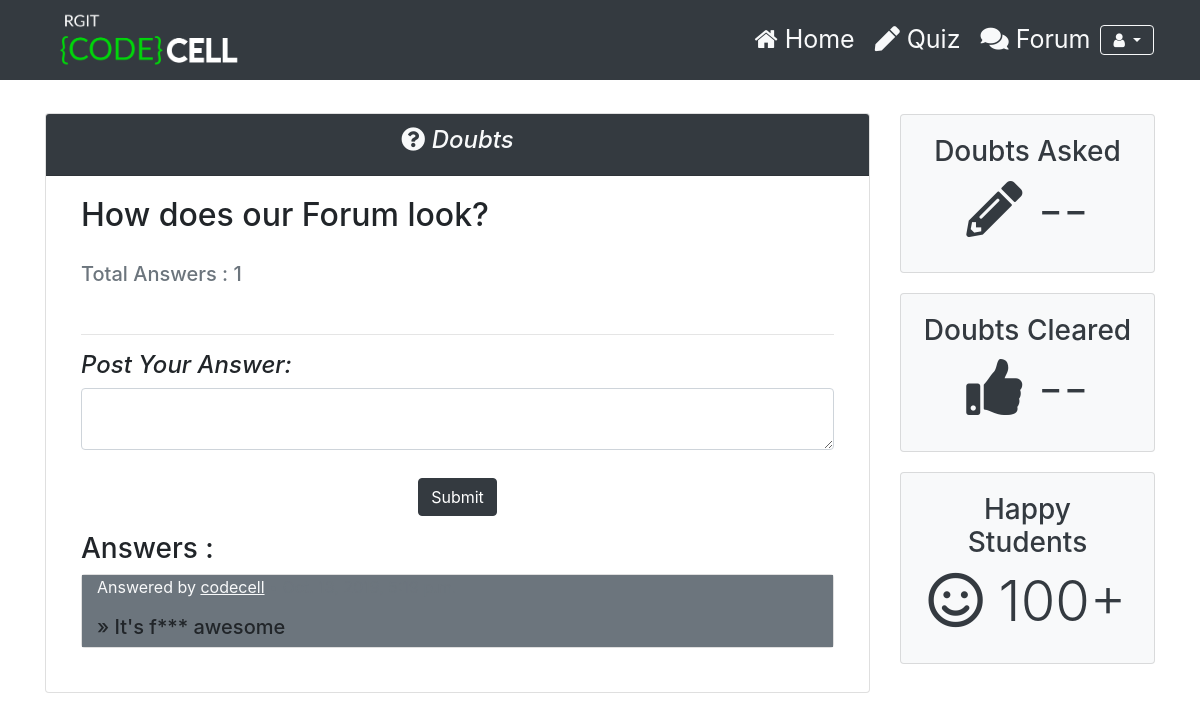
/forum/1/, run on the app's committed database.
### Forum/models.py (models this page shows)
class Forum_question(models.Model):
    question = models.CharField(max_length = 200, verbose_name = "Question Text", unique = True, blank = False, null = False)
    description = models.CharField(max_length = 500, verbose_name = "Question Description", unique = False, blank = True)
    topic = models.ManyToManyField(Topic, verbose_name = "Topic")
    user = models.ForeignKey(User, on_delete = models.CASCADE, verbose_name = "Question Author")
    asked_on = models.DateTimeField(auto_now_add = True, verbose_name = "Asked on ")
    views = models.IntegerField(verbose_name = "Views", default = 0, blank = False, null = False)
    upvotes = models.IntegerField(verbose_name = "Upvotes", default = 0, blank = False, null = False)
    class meta:
        verbose_name = "Question"
        verbose_name_plural = "Questions"
    def __str__(self):
        return self.question
    def count_answers(self):
        return Forum_answer.objects.all().filter(question = self).count()

class Forum_answer(models.Model):
    answer = models.CharField(max_length = 10000, verbose_name = "Answer", blank = False, null = False)
    question = models.ForeignKey(Forum_question, on_delete = models.CASCADE, verbose_name = "Question")
    user = models.ForeignKey(User, on_delete = models.CASCADE, verbose_name = "Author")
    answered_on = models.DateTimeField(auto_now_add = True, verbose_name = "Answered on ")
    views = models.IntegerField(verbose_name = "Views", default = 0, blank = False, null = False)
    upvotes = models.IntegerField(verbose_name = "Upvotes", default = 0, blank = False, null = False)
    def __str__(self):
        return self.answer

### Forum/views.py (the view, shortened to what this page needs)
# urls.py: path('<int:pk>/', views.Add_answer.as_view(), name="answer_list"),
class Add_answer(View):
    template_name = "Forum/answer_list.html"
    def get(self, request, *args, **kwargs):
        question = Forum_question.objects.all().filter(pk = kwargs['pk'])[0]
        answers = Forum_answer.objects.all().filter(question = question).order_by('-answered_on')
        return render(request, self.template_name, {'answer':answers, 'question':question})
    def dispatch(self, *args, **kwargs):
        return super().dispatch(*args, **kwargs)

### Forum/templates/Forum/answer_list.html (shortened to what this page needs)
{% extends 'Accounts/base.html' %}
{% load static %}
{% block content %}
  <header id="header">
    <div class="container-fluid fixed-top bg-dark" >
      <nav class="navbar navbar-expand-lg ">
        <div class="container-fluid">
          <a class="logo" href="{% url 'home' %}"><img src="{% static 'Accounts/assets/logo.png' %}" width="200px;" alt=""></a>
          <div class="collapse navbar-collapse" id="navbarContent" >
            <ul class="navbar-nav ml-auto ">
              <li class="nav-item">
                <a class="nav-link active text-light " href="{% url 'home' %}" style="font-size: 25px;padding-left: 10px;padding-right: 10px;"><span class="fa fa-home"></span> Home</a>
              </li>
              <li class="nav-item">
                <a class="nav-link text-light" href="{% url 'quiz_category_list_all' %}" data-scroll-nav="5" style="font-size: 25px;padding-left: 10px;padding-right: 10px;"><span class="fas fa-pen"></span> Quiz</a>
              </li>
              <li class="nav-item">
                <a class="nav-link text-light" href="{% url 'forum_home' %}" style="font-size: 25px;padding-left: 10px;padding-right: 10px"><span class="fas fa-comments"></span> Forum</a>
              </li>
                          <li><div class="dropdown">
                <button type="button" class="btn btn-outline-light dropdown-toggle fa fa-user" data-toggle="dropdown">
                </button>
              </div></li>
            </ul>
          </div>
        </div>
      </nav>
    </div>
  </header>
<section id="profile" style="padding: 20px">
    <div class="container">
      <div class="row">
        <div class="col-md-9" style="margin-top:19px;">
          <div class="card">
            <div class="card-header" style="background:#343a40">
              <h4 class="text-center text-light"><i><i class="fas fa-question-circle "></i> Doubts</i></h4>
            </div>
            <div class="card-body">
              <div class="container">
                   <div class="row">
                       <div class="col-md-12">
                         <h2>{{ question }}</h2>
                       </div><br>
                    </div>
                    <div class="row">
                    <div class="col-md-6">
                        <h5 class="text-muted" style="margin-top:20px;">Total Answers : {{ question.count_answers}} </h5>
                    </div>
                    </div>
                    <br>
                     <hr>
                  <div class="well">
                    <h4><i>Post Your Answer:</i></h4>
                    <form role="form" method="post" >
                        <div class="form-group">
                            <textarea name="answer" class="form-control"></textarea>
                        </div>
                        <div class="text-center">
                        <button type="submit" class="btn btn-dark" name="create_answer">Submit</button>
                        </div>
                    </form>
                </div>
                {% if answer %}
                <h3>Answers :</h3>
                {% for i in answer %}
                <div class="card incard">
                  <div class="container bg-secondary">
                    <div class="row">
                      <div class="col-md-12">
                          <p class="text-comment text-light">Answered by <u><span class="user-comment text-light">{{ i.user }}</span></u><span class="text-muted date"> &#8226; {{ i.answered_on }}</span></p>
                         <h5> &#187; {{ i }}</h5>
                      </div>
                    </div>
                  </div>
                </div>
                <br>
                {% endfor %}
                {% else %}
                <h3>No Answers yet.</h3>
                {% endif %}
              </div>
            </div>
          </div>
        </div>
        <div class="col-md-3">
          <div style="margin-top:20px;">
                   <div class="card text-center bg-light text-dark mb-3">
                    <div class="card-body">
                     <h3>Doubts Asked</h3>
                     <h4 class="display-4">
                     <i class="fas fa-pencil-alt"></i> {% if user.is_authenticated %} {{ user.doubts_asked }} {% else %} -- {% endif %}
                    </h4>
                   </div>
                  </div>
               </div>
               <div style="margin-top:20px;">
                   <div class="card text-center bg-light text-dark mb-3">
                    <div class="card-body">
                     <h3>Doubts Cleared</h3>
                     <h4 class="display-4">
                     <i class="fas fa-thumbs-up"></i> {% if user.is_authenticated %} {{user.doubts_solved}} {% else %} -- {% endif %}
                    </h4>
                   </div>
                  </div>
               </div>
               <div style="margin-top:20px;">
                   <div class="card text-center bg-light text-dark mb-3">
                    <div class="card-body">
                     <h3>Happy Students</h3>
                     <h4 class="display-4">
                     <i class="far fa-smile"></i> {% if user.is_authenticated %} {{user.total_users}} {% else %} 100+ {% endif %}
                    </h4>
                   </div>
                  </div>
               </div>
        </div>
      </div>
    </div>
  </section>
{% endblock %}

### Accounts/static/Accounts/styles.css (style rules this page uses)
header { margin-top: 74px; }
button { margin-top: 12px; }

### data on the page
Forum_question: question "How does our Forum look?", count_answers "1"
Forum_answer: user "codecell", answer "It's f*** awesome"
